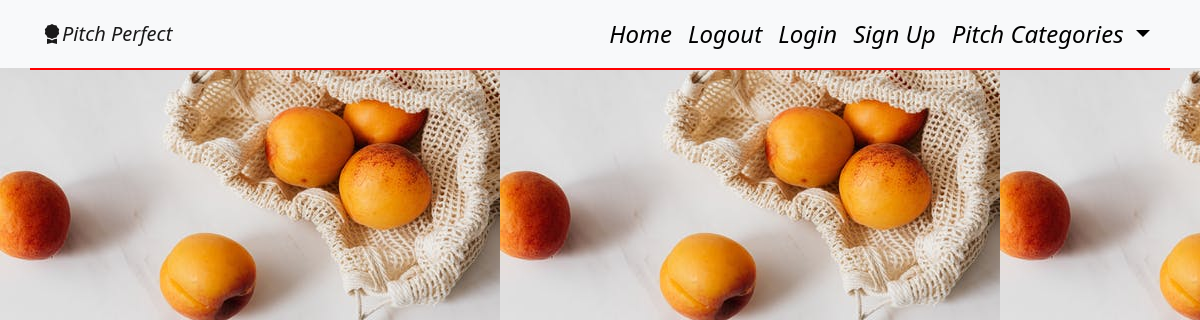
Page /pitches/life (signed in) on the earlier database version.
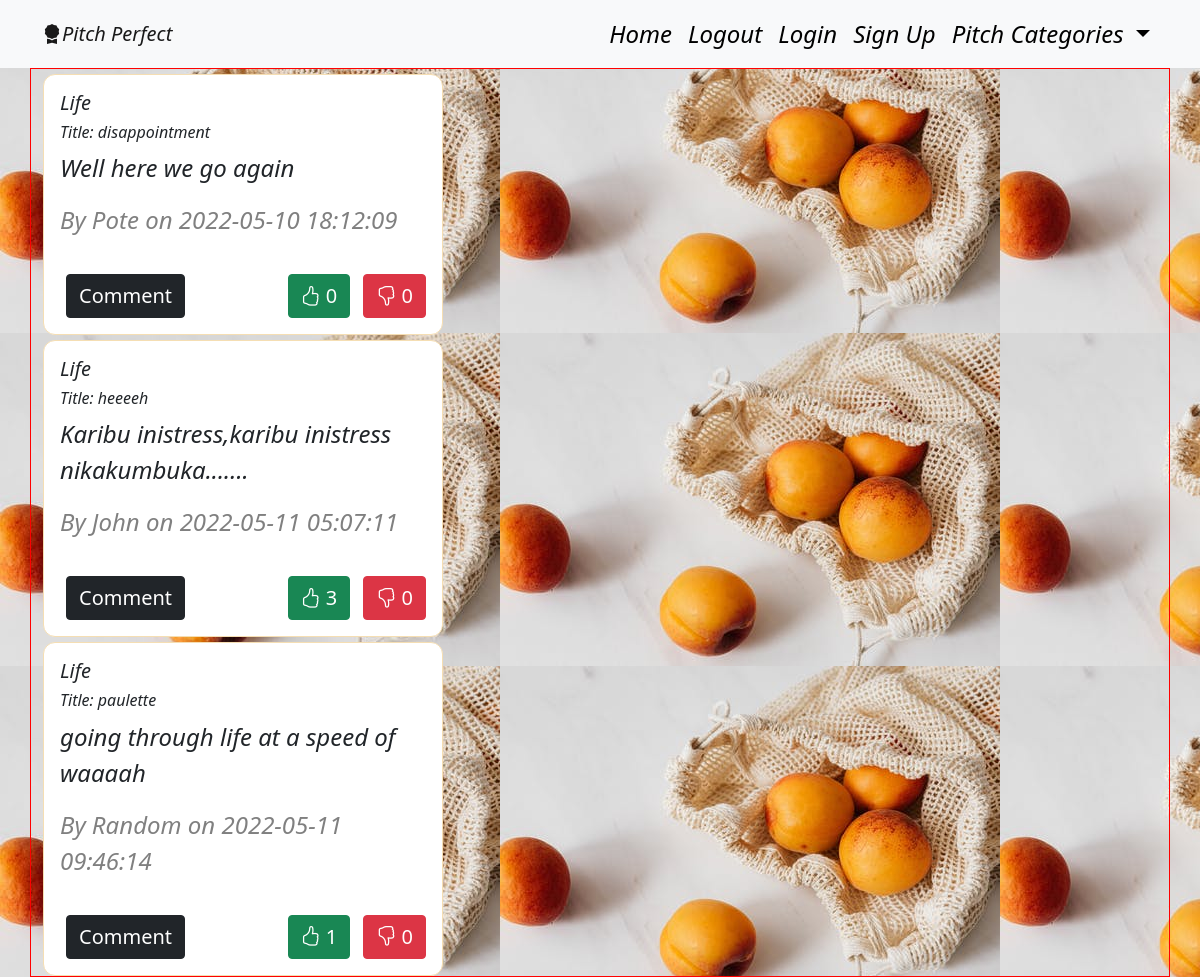
Same page on the later database version.
### app/models.py (models this page shows)
class Pitch(db.Model):
    __table_name__ = 'pitches'
    id = db.Column(db.Integer, primary_key=True)
    title = db.Column(db.String(255), nullable=False)
    category = db.Column(db.String(255), nullable=False)
    content = db.Column(db.String(255), nullable=False)
    user_id = db.Column(db.Integer, db.ForeignKey('user.id'))
    comment = db.relationship('Comment', backref='pitch', lazy='dynamic')
    upvotes = db.relationship('UpVote', backref='pitch', lazy='dynamic')
    downvotes = db.relationship('DownVote', backref='pitch', lazy='dynamic')
    date = db.Column(db.DateTime(timezone=True), default=func.now())

class User(db.Model, UserMixin):
    id = db.Column(db.Integer, primary_key=True)
    username = db.Column(db.String(255))
    email = db.Column(db.String(255), unique=True)
    password = db.Column(db.String(255))
    pitches = db.relationship('Pitch', backref='user', lazy='dynamic')

### app/main/views.py (the view)
@main.route('/pitches/life')
@login_required
def life():
    life = Pitch.query.filter_by(category='Life').all()
    return render_template('life.html',life=life)

### app/__init__.py (called while the page is built)
def create_app(config_name):  # a method to instantiate our App
    app = Flask(__name__)
    app.config['SECRET_KEY'] = 'SECRET'
    app.config['SQLALCHEMY_DATABASE_URI'] = f'sqlite:///{DB_NAME}'
    db.init_app(app)  # initialise our db
    mail.init_app(app) # initialize our mail
    login_manager = LoginManager()
    login_manager.login_view = 'auth.login'
    login_manager.init_app(app)
    bootstrap = Bootstrap(app)
    @login_manager.user_loader
    def load_user(user_id):
        return User.query.get(int(user_id))
    app.config.from_object(config_options[config_name])
    from .main import main as main_blueprint
    from .auth import auth as auth_blueprint
    app.register_blueprint(main_blueprint)
    app.register_blueprint(auth_blueprint, url_prefix='/')
    from .models import User, Pitch
    create_database(app)
    return app

### app/templates/life.html
{% extends 'base.html'%}
{% from 'display_pitch_macro.html' import display_pitches%}
{% block content %}
<div>{{ display_pitches(life) }}</div>
{% endblock %}

### app/templates/display_pitch_macro.html
{% extends 'base.html' %}
{% macro display_pitches(pitches) %}
<div class="container pitch">
    <div class="row">
        <div class="col-md-4">
           {% if pitches %}
          {% for pitch in pitches %}
           <div class="card pitchCard" style="width: 25rem;">
                <div class="card-body">
                    <h5 class="card-title pitch-category">{{pitch.category}}</h5>
                    <h6>Title: {{pitch.title}}</h6>
                    <p>{{pitch.content}}</p>
                    <p class="author">By {{pitch.user.username.title()}} on {{pitch.date}}</p>
                    <div class="footer">
                        <div class="comments">
                            <a href="/comment/{{pitch.id}}"><button class="btn btn-dark">Comment</button></a>
                        </div>
                        <div class="votes">
                            <div class="upvote">
                            <a href="/like/{{pitch.id}}"><button class="btn btn-success"><i class="bi bi-hand-thumbs-up"></i> {{pitch.upvotes.count()}}</button></a>
                        </div>
                        <div class="downvote">
                            <a href="/dislike/{{pitch.id}}"><button class="btn btn-danger"><i class="bi bi-hand-thumbs-down"></i> {{pitch.downvotes.count()}}</button></a>
                        </div>
                        </div>
                    </div>
                </div>
           </div>
          {% endfor %}
         {% endif %}
        </div>
    </div>
</div>
{% endmacro %}

Differences in the rows shown:
added Pitch: category "Life", title "disappointment", content "Well here we go again", user.username "Pote", date "2022-05-10 18:12:09", upvotes.count "0", downvotes.count "0"
added Pitch: category "Life", title "heeeeh", content "Karibu inistress,karibu inistress nikakumbuka.......", user.username "John", date "2022-05-11 05:07:11", upvotes.count "3", downvotes.count "0"
added Pitch: category "Life", title "paulette", content "going through life at a speed of waaaah", user.username "Random", date "2022-05-11 09:46:14", upvotes.count "1", downvotes.count "0"
